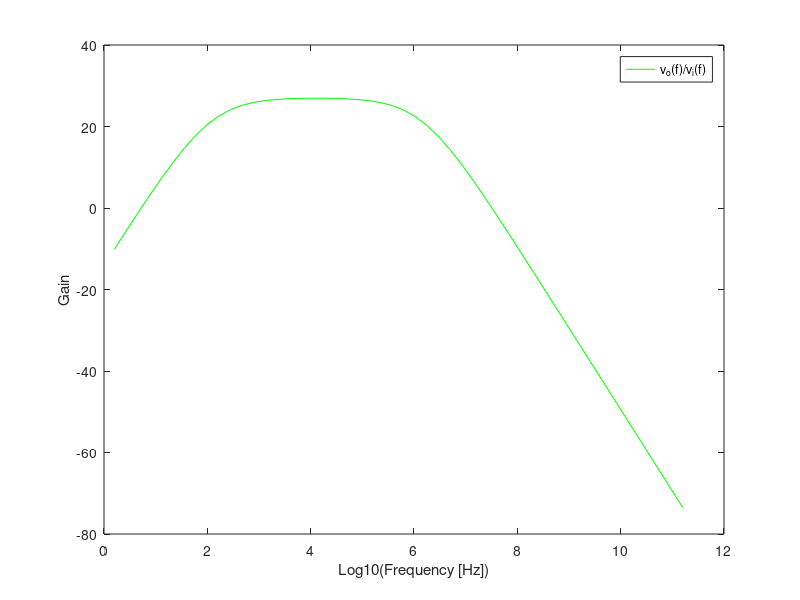

MATLAB code for this plot:
%Lab4

C1 =500e-06;
C2 =500e-06;
RB1 =20e3 ;
RB2 = 2e3;
RC1 = 3e3;
RE1 =0.1e3;
Rout=0.2e3;
Cout=200e-6;
RL=8;

%Stage1
VT=25e-3;
BFN=178.7;
VAFN=69.7;
VBEON=0.7;
VCC=12;
Rin=100;

%Stage2
BFP = 227.3
VAFP = 37.2
RE2 = 100
VEBON = 0.7

printf ("valores_intro_TAB\n");
printf ("Cin = %e \n", C1);
printf ("CE = %e \n", C2);
printf ("Cout = %e \n", Cout);
printf ("R1 = %e \n", RB1);
printf ("R2 = %e \n", RB2);
printf ("RC = %e \n", RC1);
printf ("RE = %e \n", RE1);
printf ("Rout = %e \n", RE1);
printf ("Vcc = %e \n", VCC);
printf ("valores_intro_END\n\n");

%Values for ngspice
%FILE1

file1=fopen("values1.cir",'w');
fprintf(file1, ".OP\n\n");
fprintf(file1, "Vcc vcc 0 12\n");
fprintf(file1, "Vin in 0 0 \n");
fprintf(file1, "Rin in in2 100 \n\n");
fprintf(file1,"*input  coupling capacitor\n");
fprintf(file1, "Ci in2 base 500u \n\n");
fprintf(file1,"*bias circuit\n");
fprintf(file1, "R1 vcc base 20k \n");
fprintf(file1, "R2 base 0 2k \n\n");
fprintf(file1,"*gain stage\n");
fprintf(file1, "Q1 coll base emit BC547A\n");
fprintf(file1, "Rc vcc coll 3k\n");
fprintf(file1, "Re emit 0 0.1k\n\n");
fprintf(file1,"*bypass capacitor\n");
fprintf(file1, "Cb emit 0 500u\n\n");
fprintf(file1,"*output stage\n");
fprintf(file1, "Q2 0 coll emit2 BC557A\n");
fprintf(file1, "Rout emit2 vcc 0.2k\n\n");
fprintf(file1,"*output coupling capacitor\n");
fprintf(file1, "Co emit2 out 200u\n\n");
fprintf(file1,"*fonte de teste\n");
fprintf(file1, "VL out 0 ac 1.0 sin(0 10m 1k)\n\n");
fprintf(file1, ".END\n\n");
fclose(file1);


%%%FILE2
file2=fopen("description.cir",'w');
fprintf(file2, ".OP\n\n");
fprintf(file2, "Vcc vcc 0 12 \n");
fprintf(file2, "Vin in 0 0 ac 1.0 sin(0 10m 1k) \n");
fprintf(file2, "Rin in in2 100\n\n");
fprintf(file2,"*input  coupling capacitor\n");
fprintf(file2, "Ci in2 base 500u\n\n");
fprintf(file2,"*bias circuit\n");
fprintf(file2, "R1 vcc base 20k \n");
fprintf(file2, "R2 base 0 2k \n\n");
fprintf(file2,"*gain stage\n");
fprintf(file2, "Q1 coll base emit BC547A\n");
fprintf(file2, "Rc vcc coll 3k\n");
fprintf(file2, "Re emit 0 0.1k\n\n");
fprintf(file2,"*bypass capacitor\n");
fprintf(file2, "Cb emit 0 500u\n\n");
fprintf(file2,"*output stage\n");
fprintf(file2, "Q2 0 coll emit2 BC557A\n");
fprintf(file2, "Rout emit2 vcc 0.2k\n\n");
fprintf(file2,"*output coupling capacitor\n");
fprintf(file2, "Cout emit2 out 200u\n\n");
fprintf(file2,"*load\n");
fprintf(file2, "RL out 0 8\n\n");
fprintf(file2, ".END\n\n");
fclose(file2);


%//////////////////GAIN STAGE/////////////////////%
RB=1/(1/RB1+1/RB2);
VEQ=RB2/(RB1+RB2)*VCC;
IB1=(VEQ-VBEON)/(RB+(1+BFN)*RE1);
IC1=BFN*IB1;
IE1=(1+BFN)*IB1;
VE1=RE1*IE1;
VO1=VCC-RC1*IC1;
VCE=VO1-VE1;

gm1 = IC1/VT;
rpi1 = BFN/gm1;
ro1 = VAFN/IC1;

RinB=RB*Rin/(RB+Rin);

AV1 = RinB/Rin * RC1*(RE1-gm1*rpi1*ro1)/((ro1+RC1+RE1)*(RinB+rpi1+RE1)+gm1*RE1*ro1*rpi1 - RE1^2);
AV1db = 20*log10(abs(AV1));

Zin1 = 1/(1/RB+1/(((ro1+RC1+RE1)*(rpi1+RE1)+gm1*RE1*ro1*rpi1 - RE1^2)/(ro1+RC1+RE1)));
Zoutut1 = 1/(1/ro1+1/RC1);

%//////////////////OUTPUT STAGE/////////////////////%
VI2 = VO1
IE2 = (VCC-VEBON-VI2)/RE2
IC2 = BFP/(BFP+1)*IE2
VO2 = VCC - RE2*IE2

gm2 = IC2/VT
go2 = IC2/VAFP
gpi2 = gm2/BFP
ge2 = 1/RE2

AV2 = gm2/(gm2+gpi2+go2+ge2);
AV2db= 20*log10(abs(AV2));

Zin2 = (gm2+gpi2+go2+ge2)/gpi2/(gpi2+go2+ge2);
Zoutut2 = 1/(gm2+gpi2+go2+ge2);

%total
gB = 1/(1/gpi2+Zoutut1);
AV = (gB+gm2/gpi2*gB)/(gB+ge2+go2+gm2/gpi2*gB)*AV1;
AV_TOT_db = 20*log10(abs(AV));

ZI=Zin1;
Zout=1/(go2+gm2/gpi2*gB+ge2+gB);

%LowCutOff Frequency
R1S = Rin + (1/(1/RB + 1/rpi1));
R2S = RL + (1/(1/RC1 + 1/ro1));
R3S = 1/((1/RE1) + (1/(rpi1 + (1/(1/Rin + 1/RB)))) + ((gm1*rpi1)/(rpi1 + (1/(1/Rin + 1/RB)))));
wL = 1/(R1S*C1) + 1/(R2S*C2) + 1/(R3S*Cout);
LowFreq = wL/(2*pi);

%HighCutOff Frequency
Cpi = 16.1e-12;
Co = 4.388e-12;
wH = 1/(Cpi*rpi1 + Co*ro1);
HighFreq = wH/(2*pi);

w = logspace(1,12);
Tdb = ones(1,length(w));
for k = 1:length(w)
	T = 10^((AV_TOT_db-20*log10(wL))/20)*(w(k)/(w(k)/wL + 1))*(1/(w(k)/wH + 1));
	Tdb(k) = 20*log10(abs(T));
end

cost = 1e-3*(RE1 + RC1 + RB1 + RB2 + RE2) + 1e6*(C1 + C2 + Cout) + 2*0.1;
Merit = (abs(AV_TOT_db) * (HighFreq-LowFreq))/(cost * LowFreq);

printf ("cost= %e \n", cost);

%%Final Result Tables and Plots
%%%%%%PONTO1%%%%%%%
printf ("ponto1_TAB\n");
printf ("IB1 = %e \n", IB1);
printf ("IC1 = %e \n", IC1);
printf ("IE1 = %e \n", IE1);
printf ("VColl = %e \n", VO1);
printf ("VBase = %e \n", VEQ);
printf ("VEmit = %e \n", VE1);
printf ("VCE = %e V\n", VCE);
printf ("VBEON = %e V \n", VBEON);
printf ("VEC = %e V\n", VO2);
printf ("VEBON = %e V \n", VEBON);
printf ("IB2 = %e A \n", IC2-IE2);
printf ("IC2 = %e A \n", IC2);
printf ("IE2 = %e A \n", IE2);
printf ("ponto1_END\n\n");

%%%%%%PONTO2%%%%%%%
printf ("Z_TAB\n");
printf ("Zin1 = %e Ohm \n", real(Zin1));
printf ("Zoutut1 = %e Ohm \n", Zoutut1);
printf ("Zin2 = %e Ohm \n", Zin2);
printf ("Zoutut2 = %e Ohm \n", Zoutut2);
printf ("Zout = %e \n", Zout);
printf ("Z_END\n\n");

printf ("r_theo_TAB\n");
printf ("Total Gain (dB)  = %e V\n", AV_TOT_db);
printf ("Low Cut Off Frequency= %e Hz \n", LowFreq);
printf ("High Cut Off Frequency= %e Hz \n", HighFreq);
printf ("Bandwidth= %e Hz \n", HighFreq-LowFreq);
printf ("Cost = %e MU's\n", cost);
printf ("Merit = %e \n", Merit);
printf ("r_theo_END\n\n");


%%%%%%Ponto3%%%%%%%
theo = figure ();
plot(log10(w/(2*pi)),Tdb,"g");
legend("v_o(f)/v_i(f)");
xlabel ("Log10(Frequency [Hz])");
ylabel ("Gain");
print (theo, "theo", "-depsc");




